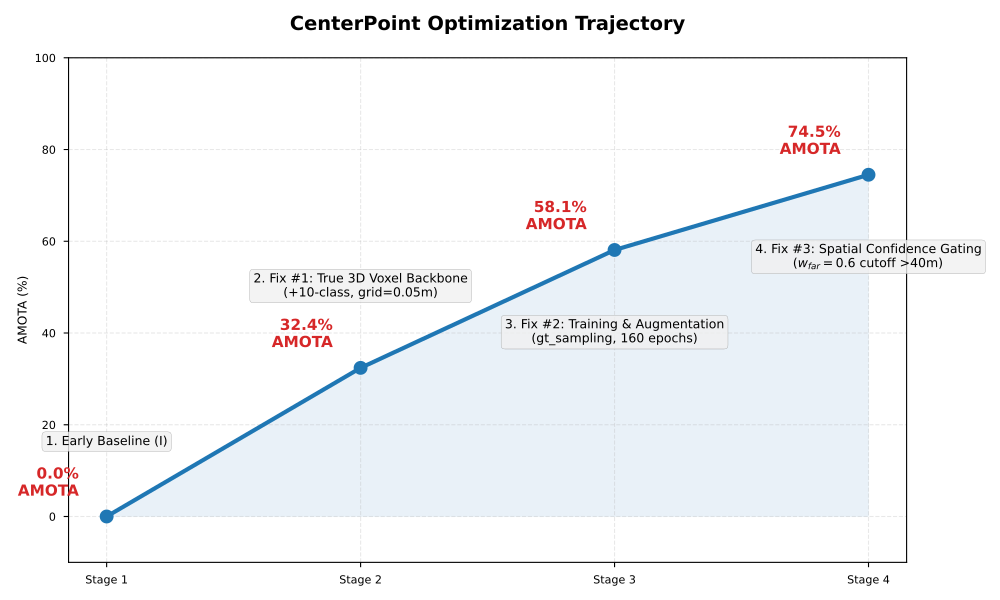

Here is the Python script that generated this plot:
import matplotlib.pyplot as plt
import numpy as np
import os

def main():
    try:
        plt.style.use('seaborn-v0_8-paper')
    except:
        try:
            plt.style.use('seaborn-paper')
        except:
            pass
    plt.rcParams.update({'font.family': 'sans-serif'})
    
    milestones = [
        "1. Early Baseline (I)",
        "2. Fix #1: True 3D Voxel Backbone\n(+10-class, grid=0.05m)",
        "3. Fix #2: Training & Augmentation\n(gt_sampling, 160 epochs)",
        "4. Fix #3: Spatial Confidence Gating\n($w_{far} = 0.6$ cutoff >40m)"
    ]
    
    amota_scores = [0.0, 32.4, 58.1, 74.5]
    
    fig, ax = plt.subplots(figsize=(10, 6))
    
    x = np.arange(len(milestones))
    
    ax.plot(x, amota_scores, marker='o', markersize=10, color='#1f77b4', linewidth=3, zorder=3)
    
    for i, (score, desc) in enumerate(zip(amota_scores, milestones)):
        ax.annotate(f'{score}%\nAMOTA', (i, score), textcoords="offset points", xytext=(-20, 15), 
                    ha='right', fontsize=11, weight='bold', color='#d62728')
        
        y_offset = -15 if score > 50 else 15
        va_align = 'top' if score > 50 else 'bottom'
        
        ax.text(i, score + y_offset, desc, ha='center', va=va_align, 
                fontsize=9, bbox=dict(boxstyle="round,pad=0.3", fc="#f0f0f0", ec="gray", alpha=0.8))

    ax.set_xticks(x)
    ax.set_xticklabels([f"Stage {i+1}" for i in range(len(milestones))])
    ax.set_ylabel('AMOTA (%)')
    ax.set_title('CenterPoint Optimization Trajectory', fontsize=14, weight='bold', pad=20)
    ax.set_ylim(-10, 100)
    ax.grid(True, alpha=0.3, linestyle='--')
    
    ax.fill_between(x, amota_scores, color='#1f77b4', alpha=0.1)
    
    plt.tight_layout()
    
    output_dir = os.path.dirname(os.path.abspath(__file__))
    plt.savefig(os.path.join(output_dir, 'fig6_1_centerpoint_trajectory.png'), dpi=300)
    plt.savefig(os.path.join(output_dir, 'fig6_1_centerpoint_trajectory.pdf'))
    plt.close()

if __name__ == '__main__':
    main()
